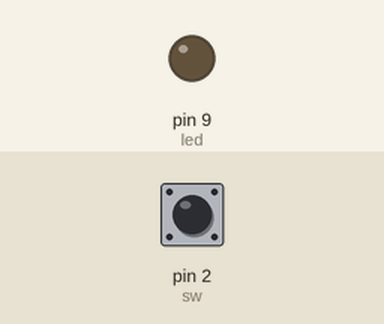
Recording of a sketch running on a simulated Arduino Uno, built with avr-gcc and run on an emulated ATmega328P. Shown: output pins drawn as LEDs (lit = HIGH). The test bench sets the inputs (shaded band); at power-on: pin 2 (sw) HIGH.

Above: at 1.2 s.
1.3 s: pin 2 (sw) pulled LOW for 0.15 s
At 1.37 s:
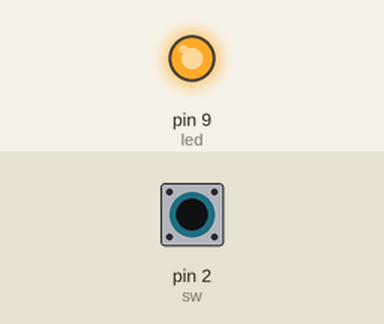
2.9 s: pin 2 (sw) pulled LOW for 3.2 s
At 6.6 s:
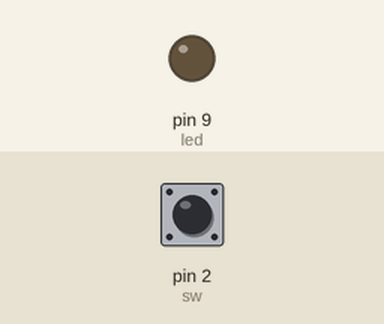
Timing chart, 0 to 8.1 s (numbered marks = the images above; inputs shaded):
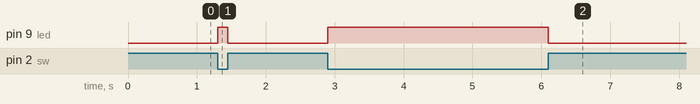

The sketch:

1_Switch.ino
```cpp
/**
 * Perla Celaya
 * AETEL
 * Curso Arduino para principiantes
 * Version 1.0
 */

int led = 9; //pin al que conectaremos el led
int sw = 2; //pin al que se conecta el switch


void setup() {
 // Se inicializan los pines
  pinMode(led,OUTPUT);
  pinMode(sw,INPUT);

}

void loop() {

  if( digitalRead(sw) == LOW){ //Como tenemos montada una resistencia de pull-up, el pin 2 leera HIGH cuando NO pulsemos el interruptor y LOW cuando lo pulsemos
    digitalWrite(led,HIGH); // se enciende el led
  }
  else{
    digitalWrite(led, LOW); // se apaga el led
  }

}
```

Measured:
- after the input at 1.3 s, pin 9 (led): LOW → HIGH at once, → LOW 0.15 s later
- after the input at 2.9 s, pin 9 (led): LOW → HIGH at once, → LOW 3.2 s later
